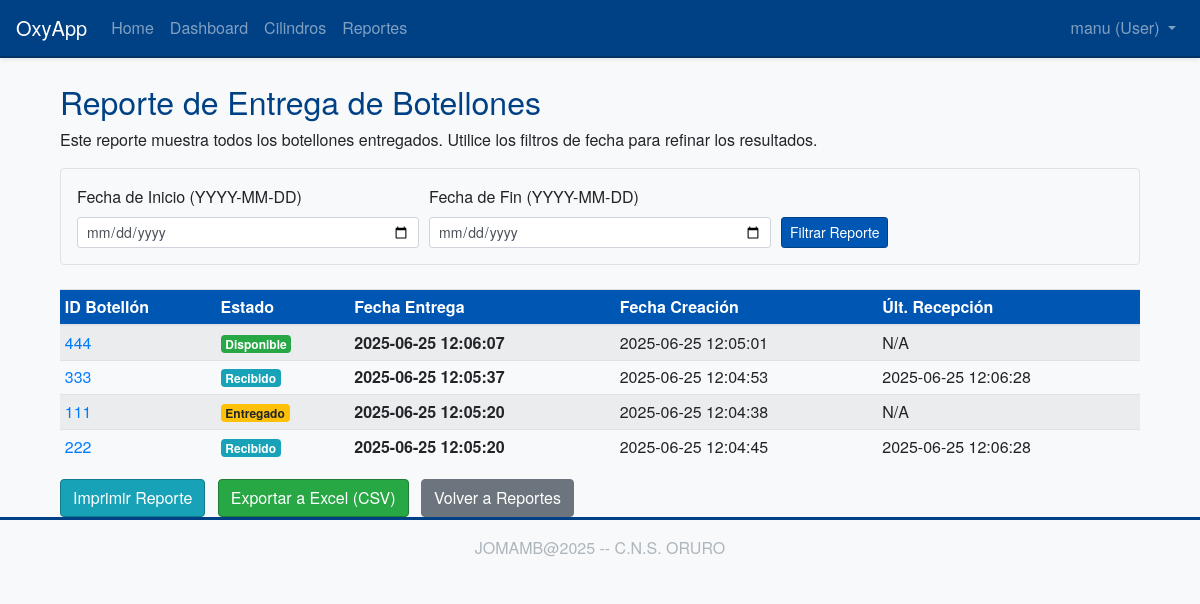
/reports/deliveries (signed in), run on an earlier commit of the app's database.
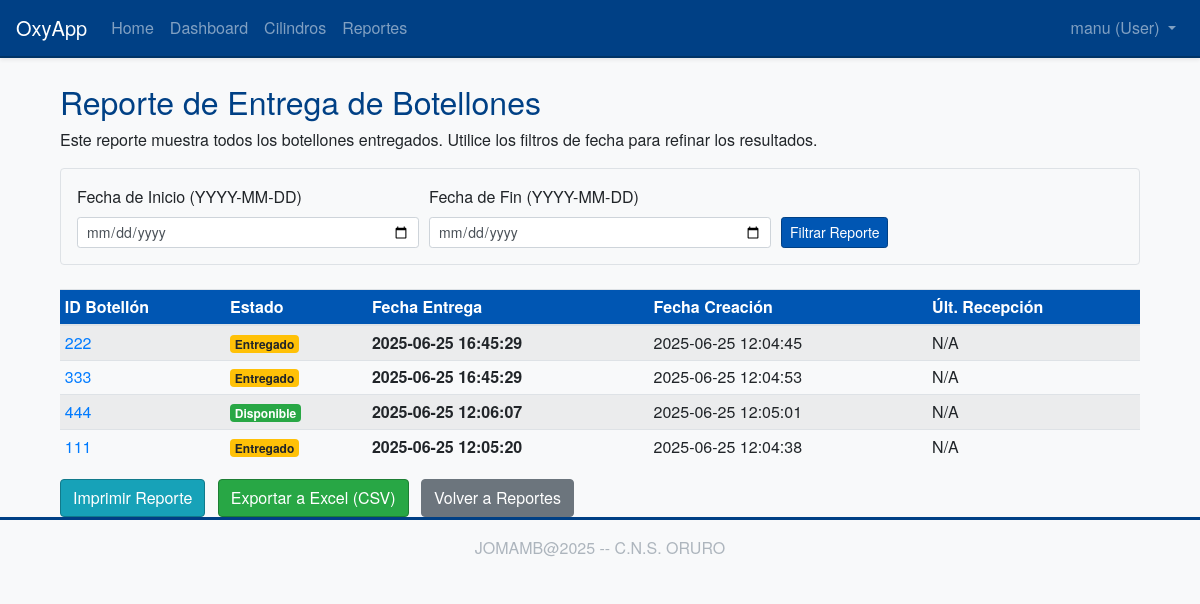
And on a later commit of the database.
### app/models/user.py (models this page shows, shortened)
class User(UserMixin, db.Model):
    __tablename__ = 'user'
    id = db.Column(db.Integer, primary_key=True)
    username = db.Column(db.String(64), index=True, unique=True, nullable=False)
    email = db.Column(db.String(120), index=True, unique=True, nullable=False)
    password_hash = db.Column(db.String(128))
    nombre = db.Column(db.String(64), index=True, nullable=True)
    apellidos = db.Column(db.String(128), index=True, nullable=True)
    role = db.Column(db.String(10), default='user', nullable=False)
    movimientos_registrados = db.relationship(
        'HistorialMovimiento',
        foreign_keys='HistorialMovimiento.user_id', # Especificar explícitamente la FK
        backref=db.backref('usuario', lazy='joined'),
        lazy='dynamic',
        order_by=lambda: desc(HistorialMovimiento.fecha_movimiento) if HistorialMovimiento else 'historial_movimiento.fecha_movimiento DESC' # Lambda para ordenamiento diferido
    )

### app/models/cylinder.py (models this page shows, shortened)
class Cylinder(db.Model):
    __tablename__ = 'cylinder'
    id = db.Column(db.Integer, primary_key=True)
    cylinder_id_tag = db.Column(db.String(64), index=True, unique=True, nullable=False)
    status = db.Column(db.String(64), default='available', nullable=False)
    creation_date = db.Column(db.DateTime, index=True, default=datetime.utcnow)
    reception_date = db.Column(db.DateTime, nullable=True, index=True)
    delivery_date = db.Column(db.DateTime, nullable=True, index=True)
    marca = db.Column(db.String(80), nullable=True)
    color = db.Column(db.String(50), nullable=True)
    numero_serie = db.Column(db.String(80), nullable=True, index=True)
    esta_activo = db.Column(db.Boolean, default=True, nullable=True, index=True)##solo para pruebas
    historial_movimientos = db.relationship(
        'HistorialMovimiento',
        backref='cilindro',
        lazy='dynamic',
        order_by='HistorialMovimiento.fecha_movimiento.desc()'
    )

### app/routes/reports.py (the view)
@bp.route('/deliveries', methods=['GET', 'POST'])
@login_required
def cylinder_deliveries_report():
    form = DateRangeReportForm(request.form)
    query = Cylinder.query.filter(Cylinder.delivery_date.isnot(None))
    fecha_inicio_data = None
    fecha_fin_data = None
    if request.method == 'POST' and form.clear_filter.data:
        return redirect(url_for('reports.cylinder_deliveries_report'))
    if form.validate_on_submit() and form.submit_filter.data:
        fecha_inicio_data = form.fecha_inicio.data
        fecha_fin_data = form.fecha_fin.data
    elif request.method == 'GET':
        fecha_inicio_str = request.args.get('fecha_inicio')
        fecha_fin_str = request.args.get('fecha_fin')
        try:
            if fecha_inicio_str: fecha_inicio_data = datetime.strptime(fecha_inicio_str, '%Y-%m-%d').date()
            if fecha_fin_str: fecha_fin_data = datetime.strptime(fecha_fin_str, '%Y-%m-%d').date()
            form.fecha_inicio.data = fecha_inicio_data
            form.fecha_fin.data = fecha_fin_data
        except ValueError:
            flash('Formato de fecha inválido en URL. Use YYYY-MM-DD.', 'warning')
    if fecha_inicio_data:
        query = query.filter(Cylinder.delivery_date >= datetime.combine(fecha_inicio_data, time.min))
    if fecha_fin_data:
        query = query.filter(Cylinder.delivery_date <= datetime.combine(fecha_fin_data, time.max))
    page = request.args.get('page', 1, type=int)
    deliveries_pagination = query.order_by(Cylinder.delivery_date.desc()).paginate(
        page=page, per_page=15, error_out=False
    )
    pagination_params = {'page': deliveries_pagination.next_num}
    if fecha_inicio_data: pagination_params['fecha_inicio'] = fecha_inicio_data.strftime('%Y-%m-%d')
    if fecha_fin_data: pagination_params['fecha_fin'] = fecha_fin_data.strftime('%Y-%m-%d')
    next_url = url_for('reports.cylinder_deliveries_report', **pagination_params) if deliveries_pagination.has_next else None
    pagination_params['page'] = deliveries_pagination.prev_num
    prev_url = url_for('reports.cylinder_deliveries_report', **pagination_params) if deliveries_pagination.has_prev else None
    return render_template('reports/deliveries_report.html',
                           title='Reporte de Entrega de Botellones',
                           form=form,
                           cylinders=deliveries_pagination.items,
                           pagination=deliveries_pagination,
                           next_url=next_url, prev_url=prev_url,
                           current_fecha_inicio=fecha_inicio_data.strftime('%Y-%m-%d') if fecha_inicio_data else None,
                           current_fecha_fin=fecha_fin_data.strftime('%Y-%m-%d') if fecha_fin_data else None)

### app/forms.py
class DateRangeReportForm(FlaskForm):
    fecha_inicio = DateField('Fecha de Inicio (YYYY-MM-DD)', format='%Y-%m-%d', validators=[Optional()])
    fecha_fin = DateField('Fecha de Fin (YYYY-MM-DD)', format='%Y-%m-%d', validators=[Optional(), date_check])
    submit_filter = SubmitField('Filtrar Reporte')
    clear_filter = SubmitField('Limpiar Filtro')

### app/models/user.py (called while the page is built)
@login.user_loader
def load_user(id):
    return User.query.get(int(id))

### app/templates/reports/deliveries_report.html (shortened to what this page needs)
{% extends "base.html" %}
{% import "bootstrap_wtf.html" as wtf %}
{% block content %}
<div class="container mt-4">
    <div class="printable-area">
        <h2>{{ title }}</h2>
        <p class="report-description">Este reporte muestra todos los botellones entregados. Utilice los filtros de fecha para refinar los resultados.</p>
        <form method="POST" action="{{ url_for('reports.cylinder_deliveries_report') }}" class="mb-4 p-3 border rounded bg-light no-print">
            <div class="form-row align-items-end">
                <div class="col-md-4">
                    {{ form.fecha_inicio.label(class="form-control-label") }}
                    {{ form.fecha_inicio(class="form-control form-control-sm" + (" is-invalid" if form.fecha_inicio.errors else "")) }}
                </div>
                <div class="col-md-4">
                    {{ form.fecha_fin.label(class="form-control-label") }}
                    {{ form.fecha_fin(class="form-control form-control-sm" + (" is-invalid" if form.fecha_fin.errors else "")) }}
                </div>
                <div class="col-md-auto mb-2 mb-md-0">
                    {{ form.submit_filter(class="btn btn-primary btn-sm") }}
                </div>
            </div>
        </form>
        {% if cylinders %}
        <table class="table table-sm table-striped table-hover mt-3">
            <thead>
                <tr>
                    <th>ID Botellón</th>
                    <th>Estado</th>
                    <th>Fecha Entrega</th>
                    <th>Fecha Creación</th>
                    <th>Últ. Recepción</th>
                </tr>
            </thead>
            <tbody>
            {% for cylinder in cylinders %}
                <tr>
                    <td><a href="{{ url_for('cylinders.view_cylinder', cylinder_id=cylinder.id) }}">{{ cylinder.cylinder_id_tag }}</a></td>
                    <td>
                        <span class="badge badge-{% if cylinder.status == 'available' %}success{% elif cylinder.status == 'delivered' %}warning{% elif cylinder.status == 'received' %}info{% elif cylinder.status == 'maintenance' %}secondary{% elif cylinder.status == 'created' %}primary{% else %}light{% endif %}">
                            {% if cylinder.status == 'available' %}Disponible
                            {% elif cylinder.status == 'delivered' %}Entregado
                            {% elif cylinder.status == 'received' %}Recibido
                            {% elif cylinder.status == 'maintenance' %}Mantenimiento
                            {% elif cylinder.status == 'created' %}Creado
                            {% else %}{{ cylinder.status | title }}
                            {% endif %}
                        </span>
                    </td>
                    <td><strong>{{ cylinder.delivery_date.strftime('%Y-%m-%d %H:%M:%S') if cylinder.delivery_date else 'N/A' }}</strong></td>
                    <td>{{ cylinder.creation_date.strftime('%Y-%m-%d %H:%M:%S') if cylinder.creation_date else 'N/A' }}</td>
                    <td>{{ cylinder.reception_date.strftime('%Y-%m-%d %H:%M:%S') if cylinder.reception_date else 'N/A' }}</td>
                </tr>
                {% endfor %}
            </tbody>
        </table>
        {% else %}
        <div class="alert alert-info mt-3">
            No se encontraron botellones entregados para el rango de fechas seleccionado o no hay entregas registradas.
        </div>
        {% endif %}
    </div>
    <div class="mt-3 no-print">
        <button onclick="window.print();" class="btn btn-info mr-2">Imprimir Reporte</button>
        <a href="{{ url_for('reports.export_deliveries_csv', fecha_inicio=current_fecha_inicio, fecha_fin=current_fecha_fin) }}" class="btn btn-success mr-2">Exportar a Excel (CSV)</a>
        <a href="{{ url_for('reports.index') }}" class="btn btn-secondary">Volver a Reportes</a>
    </div>
</div>
{% endblock %}

### app/templates/base.html (shortened to what this page needs)
<!doctype html>
<html lang="en">
  <head>
    <link rel="stylesheet" href="https://stackpath.bootstrapcdn.com/bootstrap/4.5.2/css/bootstrap.min.css">
    <link rel="stylesheet" href="{{ url_for('static', filename='css/custom.css') }}">
    <link rel="stylesheet" href="{{ url_for('static', filename='css/print.css') }}" media="print">
  </head>
  <body>
    <nav class="navbar navbar-expand-lg navbar-dark bg-primary shadow-sm">
      <a class="navbar-brand" href="{{ url_for('main.index') }}">OxyApp</a>
      <div class="collapse navbar-collapse" id="navbarNav">
        <ul class="navbar-nav mr-auto">
          <li class="nav-item">
            <a class="nav-link" href="{{ url_for('main.index') }}">Home</a>
          </li>
          {% if current_user.is_authenticated %}
            {% if current_user.role == 'user' %}
            <li class="nav-item">
              <a class="nav-link" href="{{ url_for('main.dashboard') }}">Dashboard</a>
            </li>
            {% elif current_user.role == 'admin' %}
            <li class="nav-item">
              <a class="nav-link" href="{{ url_for('admin.dashboard') }}">Admin Dashboard</a>
            </li>
            {% endif %}
          <li class="nav-item">
            <a class="nav-link" href="{{ url_for('cylinders.index') }}">Cilindros</a>
          </li>
          <li class="nav-item">
            <a class="nav-link" href="{{ url_for('reports.index') }}">Reportes</a>
          </li>
          {% endif %}
        </ul>
        <ul class="navbar-nav">
          {% if current_user.is_anonymous %}
          <li class="nav-item">
            <a class="nav-link" href="{{ url_for('auth.login') }}">Login</a>
          </li>
          <li class="nav-item">
            <a class="nav-link btn btn-outline-light btn-sm" href="{{ url_for('auth.register') }}">Registro</a>
          </li>
          {% else %}
          <li class="nav-item dropdown">
            <a class="nav-link dropdown-toggle" href="#" id="navbarDropdown" role="button" data-toggle="dropdown" aria-haspopup="true" aria-expanded="false">
              {{ current_user.username }} ({{ current_user.role | title }})
            </a>
          </li>
          {% endif %}
        </ul>
      </div>
    </nav>
    <main role="main" class="container mt-4">
      {% block content %}{% endblock %}
    </main>
    <footer class="footer mt-auto py-3 bg-light text-center">
        <div class="container">
            <span class="text-muted">JOMAMB@2025 -- C.N.S. ORURO</span>
        </div>
    </footer>
  </body>
</html>

### app/static/css/custom.css (style rules this page uses)
body { font-family: 'Helvetica Neue', Helvetica, Arial, sans-serif; background-color: #f8f9fa; color: #212529; }
.navbar-dark.bg-primary { background-color: #004085 !important; border-bottom: 2px solid #003366; }
.navbar-dark .navbar-brand, .navbar-dark .navbar-brand:hover, .navbar-dark .navbar-brand:focus, .navbar-dark .nav-link { color: #ffffff; }
.btn-primary { background-color: #0056b3; border-color: #004085; }
.btn-success { background-color: #28a745; border-color: #1e7e34; }
.btn-info { background-color: #17a2b8; border-color: #117a8b; }
.footer { background-color: #343a40; color: #f8f9fa; padding-top: 1.5rem; padding-bottom: 1.5rem; border-top: 3px solid #004085; }
.footer .text-muted { color: #adb5bd !important; }
h1, h2, h3, h4, h5, .display-4 { color: #004085; }
.table thead th { background-color: #0056b3; color: #ffffff; }

What changed in the data, as far as the page shows it:
changed Cylinder (number 1 of 4 on the later page): delivery_date "2025-06-25 12:05:20" → "2025-06-25 16:45:29"; reception_date "2025-06-25 12:06:28" → "N/A"; status "Recibido" → "Entregado"; moves up the list
changed Cylinder (number 2 of 4 on the later page): delivery_date "2025-06-25 12:05:37" → "2025-06-25 16:45:29"; reception_date "2025-06-25 12:06:28" → "N/A"; status "Recibido" → "Entregado"; moves down the list
